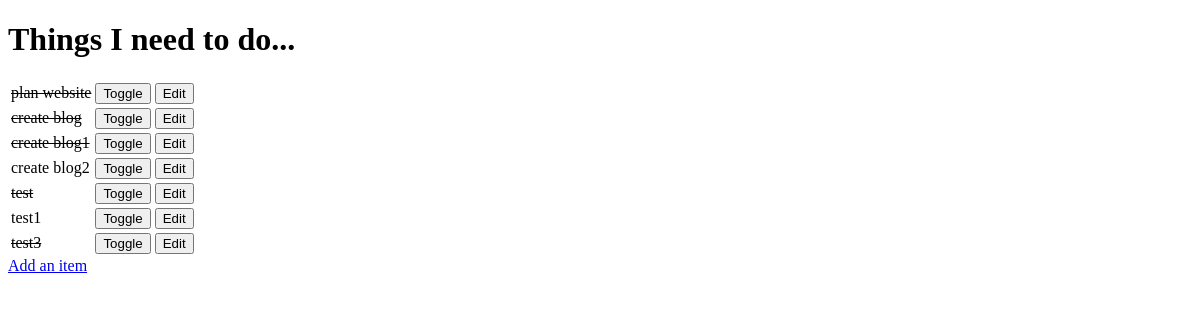
/, run on an earlier commit of the app's database.
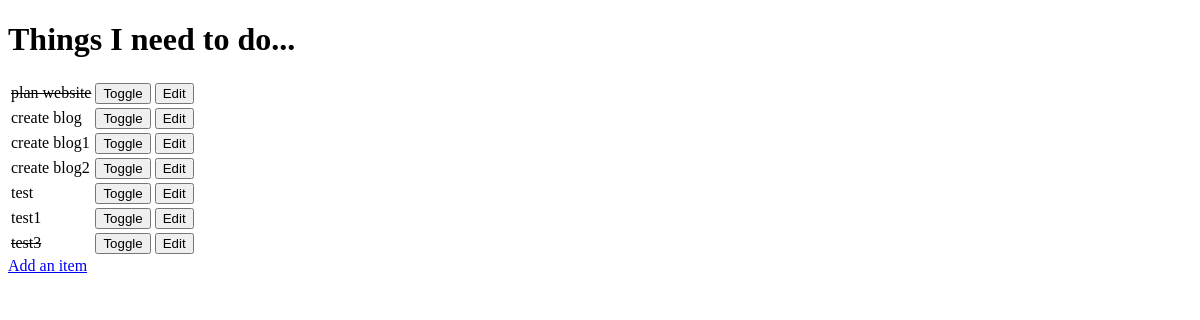
And on a later commit of the database.
### todo/models.py (models this page shows, shortened)
class Item(models.Model):
    name = models.CharField(max_length=30, blank=False)
    done = models.BooleanField(blank=False, default=False)

### todo/views.py (the view)
# urls.py: url(r'^$', get_todo_list),
def get_todo_list(request):
    results = Item.objects.all()
    return render(request, "todo_list.html", {
        'items': results
    })

### todo/templates/todo_list.html (shortened to what this page needs)
<!DOCTYPE html>
<html>
<head>
</head>
<body>
  <h1>Things I need to do...</h1>
  <table>
    {% for item in items %}
    <tr>
      {% if item.done %}
      <td><strike>{{ item.name }}</strike></td>
      {% else %}
      <td>{{ item.name }}</td>
      {% endif %}
      <td>
        <form method="POST" action="toggle/{{ item.id }}">
          <input type="submit" value="Toggle">
        </form>
      </td>
      <td>
        <form method="GET" action="edit/{{ item.id }}">
          <input type="submit" value="Edit">
        </form>
      </td>
    </tr>
    {% empty %}
    <p>You have nothing to do.</p>
    {% endfor %}
  </table>
  <a href="add"> Add an item</a>
</body>
</html>

What changed in the data, as far as the page shows it:
changed Item "create blog": done True → False (drawn)
changed Item "create blog1": done True → False (drawn)
changed Item "test": done True → False (drawn)
